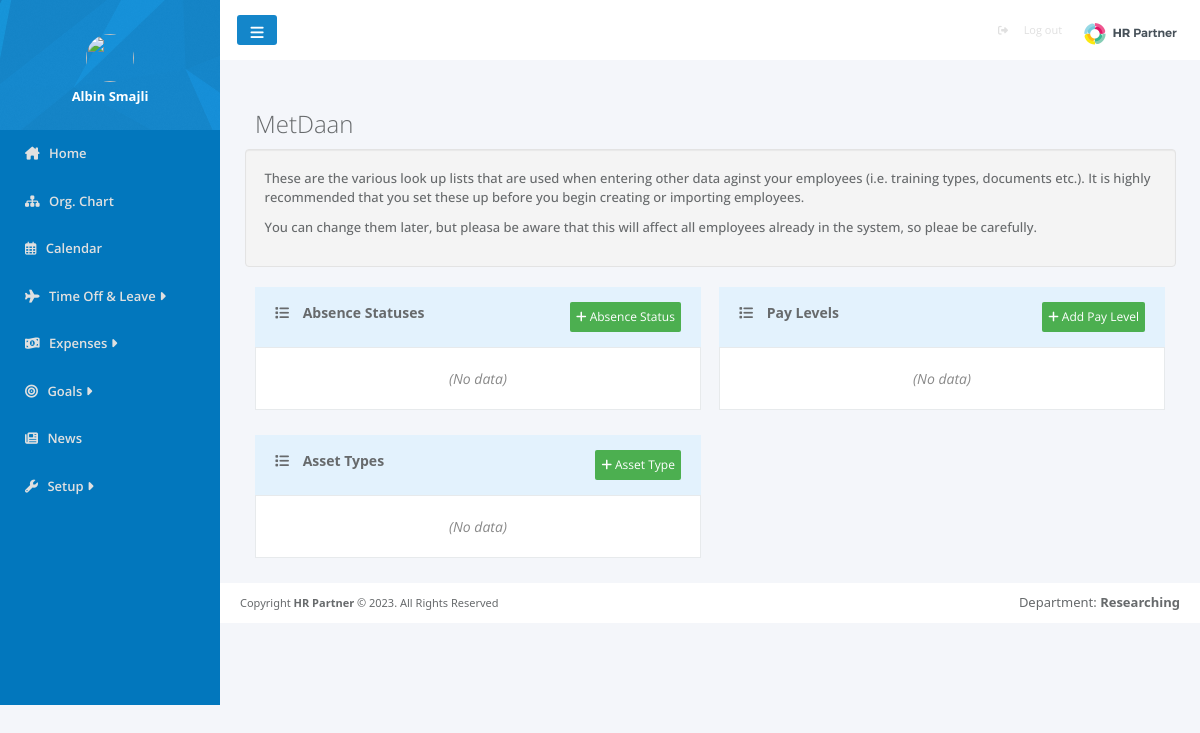
The app's page /pages/list.php (signed in), older data.
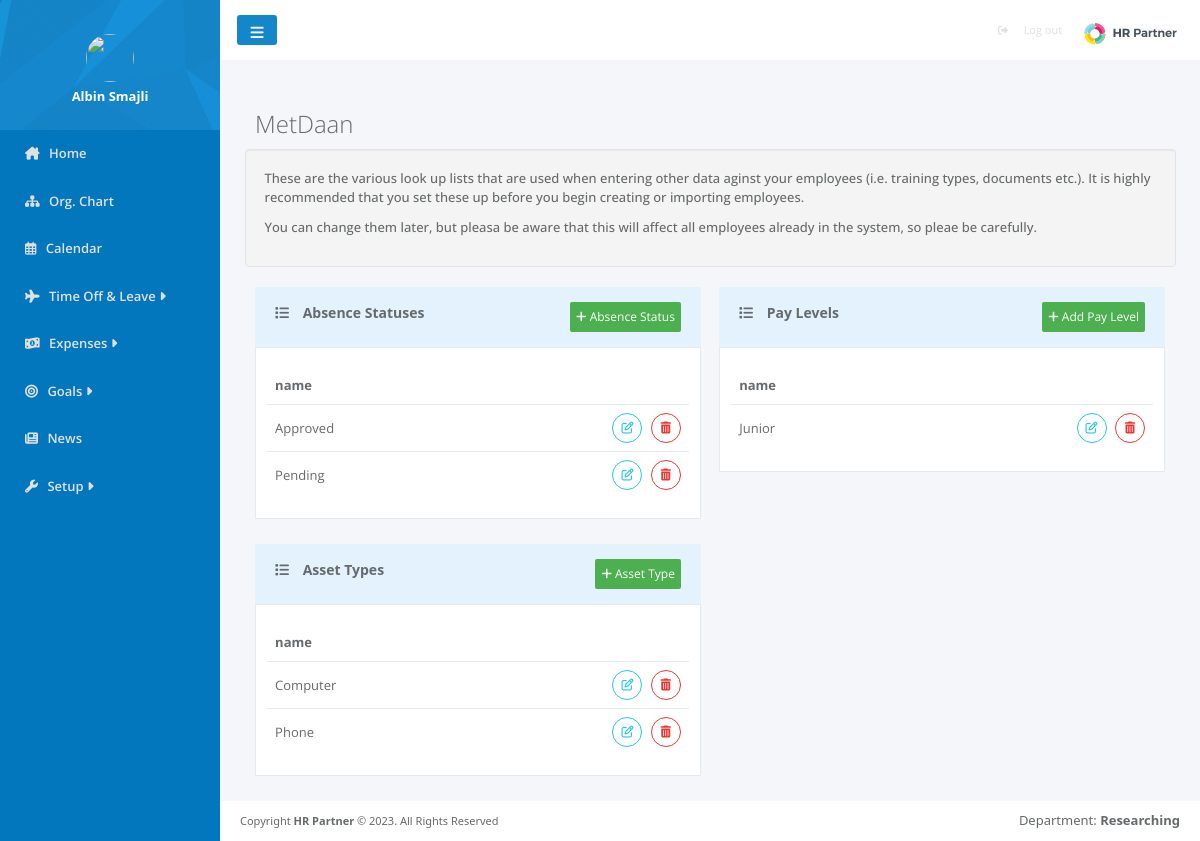
The same page, newer data.
### tables this page shows
CREATE TABLE `absencestatuses` (
  `absencestatus_id` int(11) NOT NULL,
  `absencestatus_name` varchar(200) NOT NULL,
  `company_id` int(11) NOT NULL
);

CREATE TABLE `assettypes` (
  `assettype_id` int(11) NOT NULL,
  `assettype_name` varchar(200) NOT NULL,
  `company_id` int(11) NOT NULL
);

CREATE TABLE `paylevels` (
  `paylevel_id` int(11) NOT NULL,
  `paylevel_name` varchar(200) NOT NULL,
  `company_id` int(11) NOT NULL
);

### pages/listsLogic.php (called while the page is built, shortened)
<?php
require_once '../config.php';
$companyId = $_SESSION['company'];
$absenceStatusesQuery = "SELECT * FROM absencestatuses WHERE company_id=:company_id";
$prep = $con->prepare($absenceStatusesQuery);
$prep->bindParam(':company_id', $companyId);
$prep->execute();
$absenceStatuses = $prep->fetchAll();
$assetTypesQuery = "SELECT * FROM assettypes WHERE company_id=:company_id";
$prep = $con->prepare($assetTypesQuery);
$prep->bindParam(':company_id', $companyId);
$prep->execute();
$assetTypes = $prep->fetchAll();
$payLevelsQuery = "SELECT * FROM paylevels WHERE company_id=:company_id";
$prep = $con->prepare($payLevelsQuery);
$prep->bindParam(':company_id', $companyId);
$prep->execute();
$payLevels = $prep->fetchAll();
?>

### pages/list.php (the view, shortened to what the changed rows need)
<?php
include './listsLogic.php';
?>
<html lang="en">
<head>
    <link rel="stylesheet" href="../css/lists.css">
    <link href="https://cdn.jsdelivr.net/npm/bootstrap@5.3.1/dist/css/bootstrap.min.css" rel="stylesheet"
>
</head>
<body style="background-color: #F4F6FA;">
        <?php include '../template/adminSidebar.php' ?>
    <div class="content">
        <div class="authUserHead">
            <?php echo "<h2>" . $_SESSION['company_name'] . "</h2>"; ?>
        </div>
        <div class="lists">
            <div class="lists-left">
                <div class="lists-tables">
                    <div class="lists-tables-body">
                        <?php if (empty($absenceStatuses)) { ?>
                            <p class="NoData"><i> (No data) </i></p>
                        <?php } else { ?>
                        <table class="lists-table">
                            <thead>
                                <tr>
                                    <th>name</th>
                                </tr>
                            </thead>
                            <tbody>
                                <?php foreach ($absenceStatuses as $absenceStatus): ?>
                                    <tr>
                                        <td><?= $absenceStatus['absencestatus_name'] ?></td>
                                        <td>
                                            <a data-bs-toggle="modal"
                                                data-bs-target="#editAbsenceStatusModal<?= $absenceStatus['absencestatus_id'] ?>"
                                                data-bs-whatever="@mdo" class="editList"> <i class="fa fa-edit"></i>
                                            </a>
                                            <a data-bs-toggle="modal"
                                                data-bs-target="#deleteAbsenceStatusModal<?= $absenceStatus['absencestatus_id'] ?>"
                                                data-bs-whatever="@mdo" class="deleteList"><i class="fa fa-trash"></i>
                                            </a>
                                        </td>
                                    </tr>
                                <?php endforeach; ?>
                            </tbody>
                        </table>
                        <?php } ?>
                    </div>
                </div>
                <div class="lists-tables">
                    <div class="lists-tables-body">
                        <?php if (empty($assetTypes)) { ?>
                            <p class="NoData"><i> (No data) </i></p>
                        <?php } else { ?>
                        <table class="lists-table">
                            <thead>
                                <tr>
                                    <th>name</th>
                                </tr>
                            </thead>
                            <tbody>
                                <?php foreach ($assetTypes as $assetType): ?>
                                    <tr>
                                        <td><?= $assetType['assettype_name'] ?></td>
                                        <td>
                                            <a data-bs-toggle="modal"
                                                data-bs-target="#editAssetTypeModal<?= $assetType['assettype_id'] ?>"
                                                data-bs-whatever="@mdo" class="editList"> <i class="fa fa-edit"></i>
                                            </a>
                                            <a data-bs-toggle="modal"
                                                data-bs-target="#deleteAssetTypeModal<?= $assetType['assettype_id'] ?>"
                                                data-bs-whatever="@mdo" class="deleteList"> <i
                                                    class="fa fa-trash"></i></a>
                                        </td>
                                    </tr>
                                <?php endforeach; ?>
                            </tbody>
                        </table>
                        <?php } ?>
                    </div>
                </div>
            </div>
            <div class="lists-right">
                <div class="lists-tables">
                    <div class="lists-tables-body">
                         <?php if (empty($payLevels)) { ?>
                            <p class="NoData"><i> (No data) </i></p>
                        <?php } else { ?>
                        <table class="lists-table">
                            <thead>
                                <tr>
                                    <th>name</th>
                                </tr>
                            </thead>
                            <tbody>
                                <?php foreach ($payLevels as $payLevel): ?>
                                    <tr>
                                        <td><?= $payLevel['paylevel_name'] ?></td>
                                        <td>
                                            <a data-bs-toggle="modal"
                                                data-bs-target="#editPayLevelModal<?= $payLevel['paylevel_id'] ?>"
                                                data-bs-whatever="@mdo" class="editList"> <i class="fa fa-edit"></i>
                                            </a>
                                            <a data-bs-toggle="modal"
                                                data-bs-target="#deletePayLevelModal<?= $payLevel['paylevel_id'] ?>"
                                                data-bs-whatever="@mdo" class="deleteList"> <i
                                                    class="fa fa-trash"></i></a>
                                        </td>
                                    </tr>
                                <?php endforeach; ?>
                            </tbody>
                        </table>
                        <?php } ?>
                    </div>
                </div>
            </div>
        </div>
    </div>
</body>
</html>

Row changes from the older to the newer data that the page shows:
added absencestatuses: absencestatus_name "Approved"
added absencestatuses: absencestatus_name "Pending"
added assettypes: assettype_name "Computer"
added assettypes: assettype_name "Phone"
added paylevels: paylevel_name "Junior"
Text that changed along with them:
text no longer shown: "(No data) (No data) (No data)"
text now shown: "name name name"
